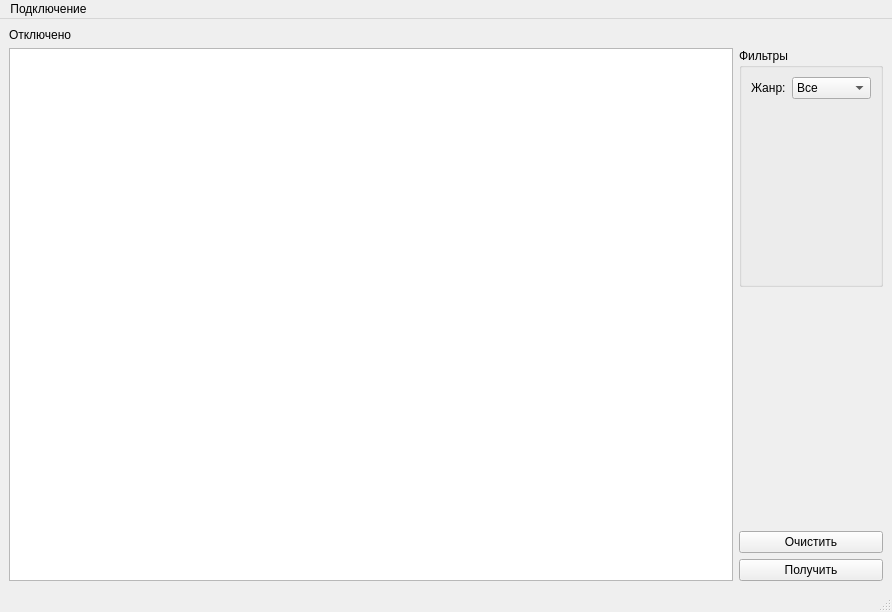
<?xml version="1.0" encoding="UTF-8"?>
<ui version="4.0">
 <class>MainWindow</class>
 <widget class="QMainWindow" name="MainWindow">
  <property name="geometry">
   <rect>
    <x>0</x>
    <y>0</y>
    <width>892</width>
    <height>612</height>
   </rect>
  </property>
  <property name="sizePolicy">
   <sizepolicy hsizetype="Preferred" vsizetype="Preferred">
    <horstretch>0</horstretch>
    <verstretch>0</verstretch>
   </sizepolicy>
  </property>
  <property name="windowTitle">
   <string>Films Database</string>
  </property>
  <widget class="QWidget" name="centralwidget">
   <layout class="QGridLayout" name="gridLayout">
    <item row="4" column="1">
     <widget class="QPushButton" name="pb_request">
      <property name="sizePolicy">
       <sizepolicy hsizetype="Minimum" vsizetype="Maximum">
        <horstretch>0</horstretch>
        <verstretch>0</verstretch>
       </sizepolicy>
      </property>
      <property name="text">
       <string>Получить</string>
      </property>
     </widget>
    </item>
    <item row="3" column="1">
     <widget class="QPushButton" name="pb_clear">
      <property name="sizePolicy">
       <sizepolicy hsizetype="Minimum" vsizetype="Maximum">
        <horstretch>0</horstretch>
        <verstretch>0</verstretch>
       </sizepolicy>
      </property>
      <property name="text">
       <string>Очистить</string>
      </property>
     </widget>
    </item>
    <item row="2" column="1">
     <spacer name="verticalSpacer">
      <property name="orientation">
       <enum>Qt::Orientation::Vertical</enum>
      </property>
      <property name="sizeType">
       <enum>QSizePolicy::Policy::Minimum</enum>
      </property>
      <property name="sizeHint" stdset="0">
       <size>
        <width>20</width>
        <height>40</height>
       </size>
      </property>
     </spacer>
    </item>
    <item row="1" column="0" rowspan="4">
     <widget class="QTableView" name="tb_result">
      <property name="minimumSize">
       <size>
        <width>0</width>
        <height>0</height>
       </size>
      </property>
     </widget>
    </item>
    <item row="0" column="0">
     <widget class="QLabel" name="lb_statusConnect">
      <property name="sizePolicy">
       <sizepolicy hsizetype="Preferred" vsizetype="Maximum">
        <horstretch>0</horstretch>
        <verstretch>0</verstretch>
       </sizepolicy>
      </property>
      <property name="text">
       <string>Отключено</string>
      </property>
     </widget>
    </item>
    <item row="1" column="1">
     <widget class="QGroupBox" name="gb_filters">
      <property name="sizePolicy">
       <sizepolicy hsizetype="Preferred" vsizetype="Minimum">
        <horstretch>0</horstretch>
        <verstretch>0</verstretch>
       </sizepolicy>
      </property>
      <property name="title">
       <string>Фильтры</string>
      </property>
      <layout class="QFormLayout" name="formLayout">
       <item row="0" column="0">
        <widget class="QLabel" name="lb_category">
         <property name="text">
          <string>Жанр:</string>
         </property>
        </widget>
       </item>
       <item row="0" column="1">
        <widget class="QComboBox" name="cb_category">
         <item>
          <property name="text">
           <string>Все</string>
          </property>
         </item>
         <item>
          <property name="text">
           <string>Комедия</string>
          </property>
         </item>
         <item>
          <property name="text">
           <string>Ужасы</string>
          </property>
         </item>
        </widget>
       </item>
      </layout>
     </widget>
    </item>
   </layout>
  </widget>
  <widget class="QMenuBar" name="menubar">
   <property name="geometry">
    <rect>
     <x>0</x>
     <y>0</y>
     <width>892</width>
     <height>26</height>
    </rect>
   </property>
   <widget class="QMenu" name="menu">
    <property name="title">
     <string>Подключение</string>
    </property>
    <addaction name="act_addData"/>
    <addaction name="separator"/>
    <addaction name="act_connect"/>
   </widget>
   <addaction name="menu"/>
  </widget>
  <widget class="QStatusBar" name="statusbar"/>
  <action name="act_connect">
   <property name="text">
    <string>Подключиться</string>
   </property>
  </action>
  <action name="act_addData">
   <property name="text">
    <string>Ввести данные</string>
   </property>
  </action>
 </widget>
 <resources/>
 <connections/>
</ui>
